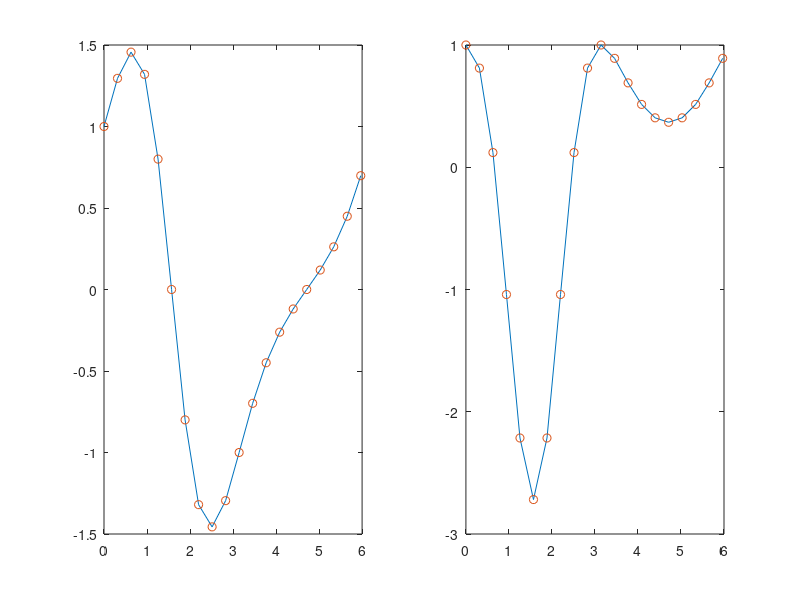

Reproduce this figure in MATLAB.
%% An example illustrates the usage of FFT
%
%  In this example we show how to 
%  1. evaluate the Fourier coefficients of a periodic function f(x) defined 
%     on [0, 2*pi]
%  2. evaluate the derivative of the function at grid points


%% N: number of sample points
N = 20;

%% The domain is defined on [0, 2*pi]
L = 2*pi;

%% The grid points
%  We sample eh domain at N equally-spaced grid points.
%  Note that f(0) = f(2*pi) so the last point at x=2*pi is removed.
x = linspace(0, L, N+1);
x = x(1:N);

%% We evaluate the function f(x) at grid points
f = exp(sin(x));

%  f1 is the exact solution of f'(x), to be used for comparison later
f1 = f.*cos(x);
%  f2 is the exact solution of f''(x), to be used for comparison later
f2 = exp(sin(x)).*(cos(x).^2 - sin(x));

%%
% fft_f: Fourier coefficients of f(x), namely, \hat{f}
fft_f = fft(f);

% Fourier mode
k_mode = [0, 1:N/2-1, 0, -N/2+1:-1]*2*pi/L;

% fft_df: first derivative
fft_d1f = 1i*k_mode.*fft_f;

% fft_d2f: second derivative
fft_d2f = -(k_mode.^2).*fft_f;

% inverse Fourier transform to get f'(x) and f''(x)
d1f = ifft(fft_d1f);
d2f = ifft(fft_d2f);

%% Explain th results
%  Visual comparison
subplot(1,2,1); plot(x, f1, x, d1f, 'o')
subplot(1,2,2); plot(x, f2, x, d2f, 'o')

%  compare using L-\infty norm
%  error of f'(x)
disp('maximum error for evaluating f`(x) using FFT: ')
disp(max(abs(d1f - f1)))

%  error of f''(x)
disp('maximum error for evaluating f"(x) using FFT: ')
disp(max(abs(d2f - f2)))
